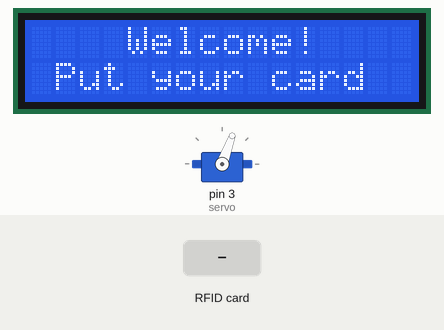
A sketch run on a simulated Arduino Uno, built with avr-gcc and run on an emulated ATmega328P. On the bench: 16×2 character LCD, servo. The test bench sets the inputs (shaded band). What the sketch prints to the serial monitor is not drawn.

Above: at 1.3 s.
1.4 s: RFID card C1 7B C1 24 held to the reader
At 3.7 s:
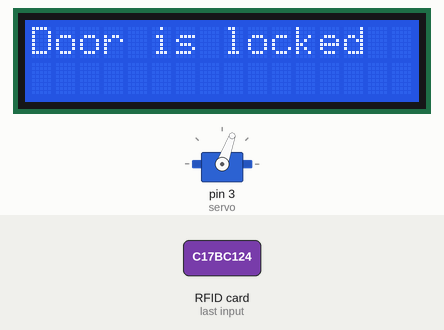
4.1 s: RFID card 5E 7A 19 C4 held to the reader
At 6.6 s:
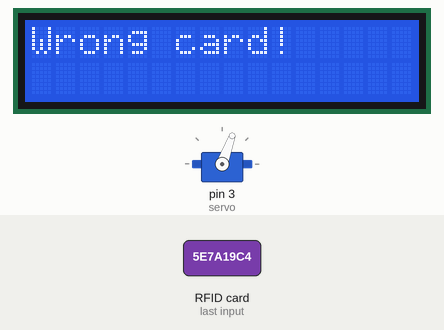
7.1 s: RFID card C1 7B C1 24 held to the reader
At 9.2 s:
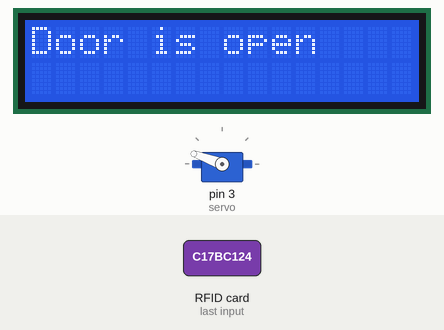
Timing chart, 0 to 10.7 s (numbered marks = the images above; inputs shaded):
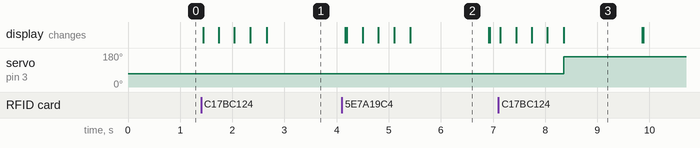

The sketch:

door_kocer_servo.ino
```cpp
/*Door lock system code
 * https://srituhobby.com
 */

#include <Servo.h>
#include <LiquidCrystal_I2C.h>
#include <SPI.h>
#include <MFRC522.h>

#define SS_PIN 10
#define RST_PIN 9
String UID = "C1 7B C1 24";
byte lock = 0;

Servo servo;
LiquidCrystal_I2C lcd(0x27, 16, 2);
MFRC522 rfid(SS_PIN, RST_PIN);


void setup() {
  Serial.begin(9600);
  servo.write(70);
  lcd.init();
  lcd.backlight();
  servo.attach(3);
  SPI.begin();
  rfid.PCD_Init();
}

void loop() {
  lcd.setCursor(4, 0);
  lcd.print("Welcome!");
  lcd.setCursor(1, 1);
  lcd.print("Put your card");

  if ( ! rfid.PICC_IsNewCardPresent())
    return;
  if ( ! rfid.PICC_ReadCardSerial())
    return;

  lcd.clear();
  lcd.setCursor(0, 0);
  lcd.print("Scanning");
  Serial.print("NUID tag is :");
  String ID = "";
  for (byte i = 0; i < rfid.uid.size; i++) {
    lcd.print(".");
    ID.concat(String(rfid.uid.uidByte[i] < 0x10 ? " 0" : " "));
    ID.concat(String(rfid.uid.uidByte[i], HEX));
    delay(300);
  }
  ID.toUpperCase();

  if (ID.substring(1) == UID && lock == 0 ) {
    servo.write(70);
    lcd.clear();
    lcd.setCursor(0, 0);
    lcd.print("Door is locked");
    delay(1500);
    lcd.clear();
    lock = 1;
  } else if (ID.substring(1) == UID && lock == 1 ) {
    servo.write(160);
    lcd.clear();
    lcd.setCursor(0, 0);
    lcd.print("Door is open");
    delay(1500);
    lcd.clear();
    lock = 0;
  } else {
    lcd.clear();
    lcd.setCursor(0, 0);
    lcd.print("Wrong card!");
    delay(1500);
    lcd.clear();
  }
}
```

Measured:
- after the input at 1.4 s, the display: first changes at once (image 1 shows a later state)
- after the input at 4.1 s, the display: first differs from a run without the input after 0.10 s (image 2 shows a later state)
- after the input at 7.1 s, servo on pin 3 (servo): 70° → 160° after 1.3 s; the display: first changes at once (image 3 shows a later state)
- what the display in image 2 shows lasts 1.5 s, from 5.4 s to 6.9 s
